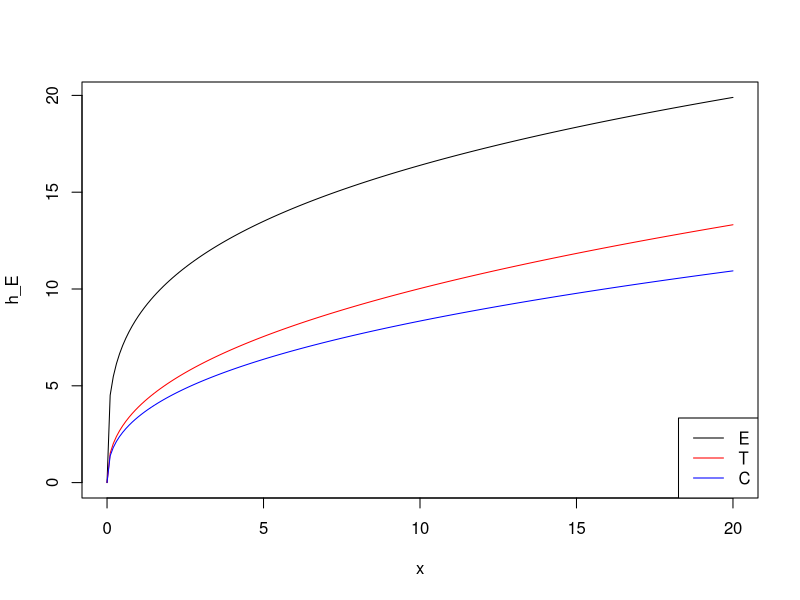
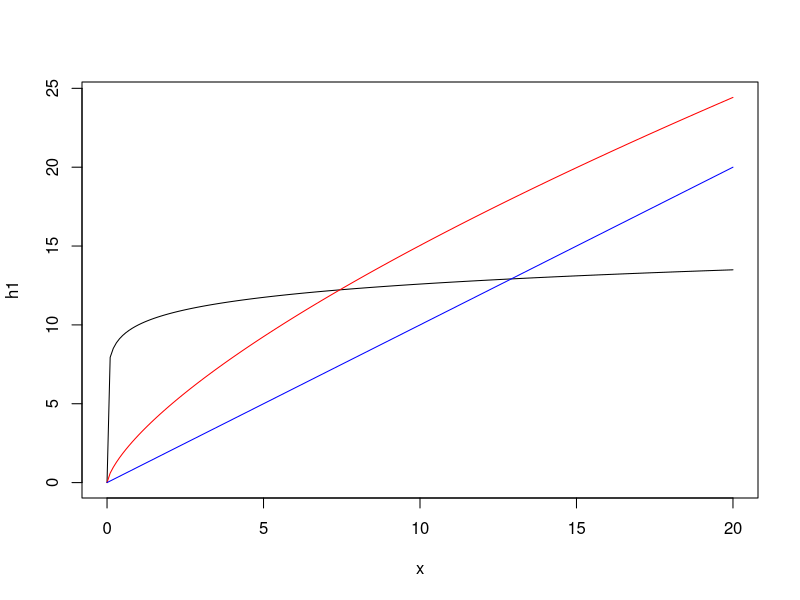

R code for these plots, in order:
  fh <- function( CSpertree_t, KH=1, KHEXP=1 ) {
                  KH  * (CSpertree_t^KHEXP ) }

# MAP Turrialba from BC carried out in 2021-04
  KH_E <- 8.6 ; KHEXP_E <- 0.28 # Erythrina
  KH_T <- 3.9 ; KHEXP_T <- 0.41 # Terminalia
  KH_C <- 3.4 ; KHEXP_C <- 0.39 # Chrloroleucon

  x   <- seq( 0, 20, 0.1 )
  h_E <- fh( x, KH_E, KHEXP_E )
  h_T <- fh( x, KH_T, KHEXP_T )
  h_C <- fh( x, KH_C, KHEXP_C )

  par(mfrow=c(1,1))

  plot  ( x, h_E, type='l' )
  points( x, h_T, type='l', col="red" )
  points( x, h_C, type='l', col="blue" )
  legend( "bottomright", c("E","T","C"),
          lty=1, col=c("black","red","blue") )

  h1 <- fh( x, 10, 0.1 )
  h2 <- fh( x,  3, 0.7 )
  h3 <- fh( x,  1, 1   )
  ymax <- max( h1, h2, h3 )
  plot  ( x, h1, type="l", ylim=c(0,ymax) )
  points( x, h2, type="l", col="red" )
  points( x, h3, type="l", col="blue" )
  